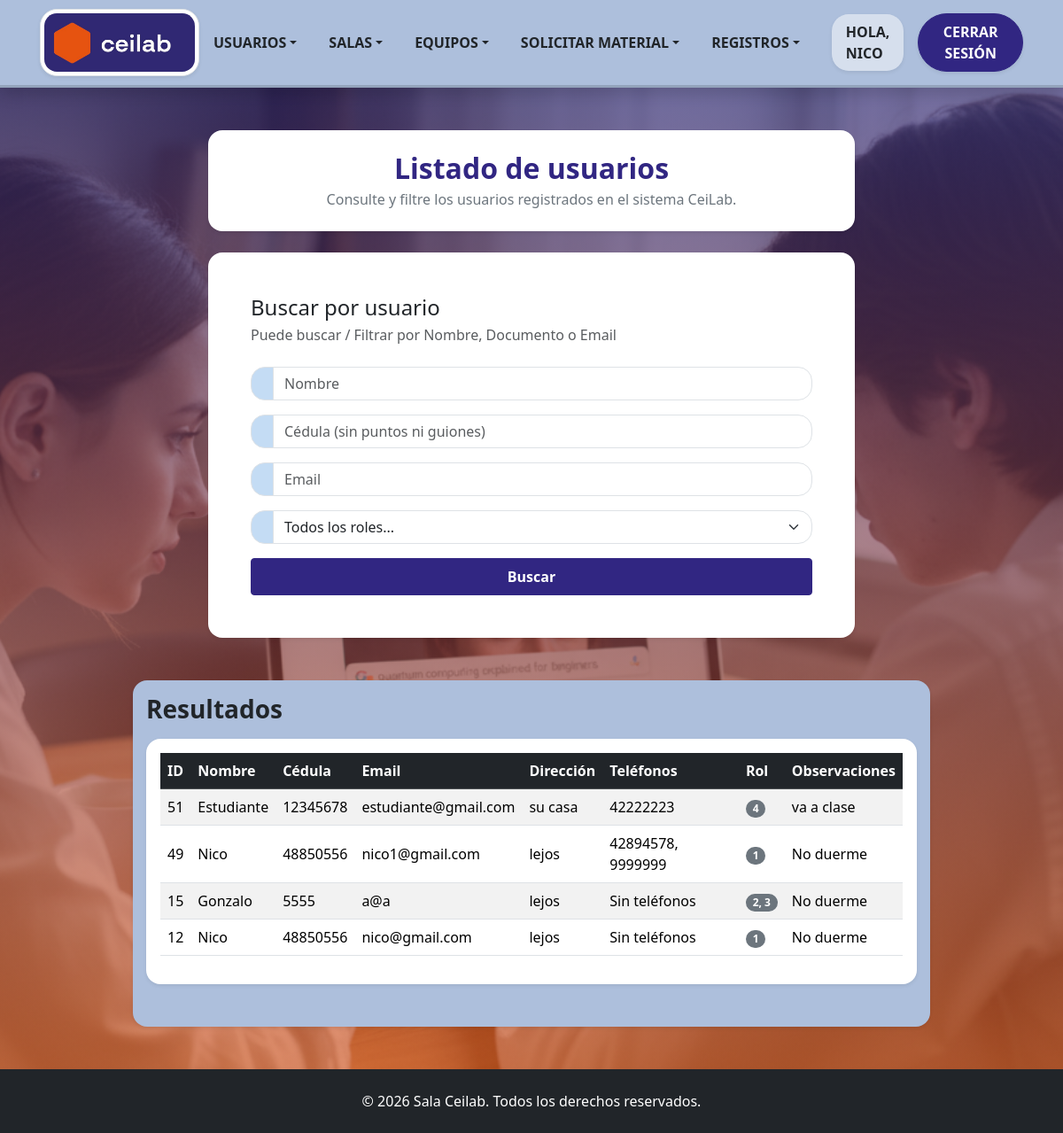
Before: /Formularios/listadoUsuario.php (signed in) with the older database file.
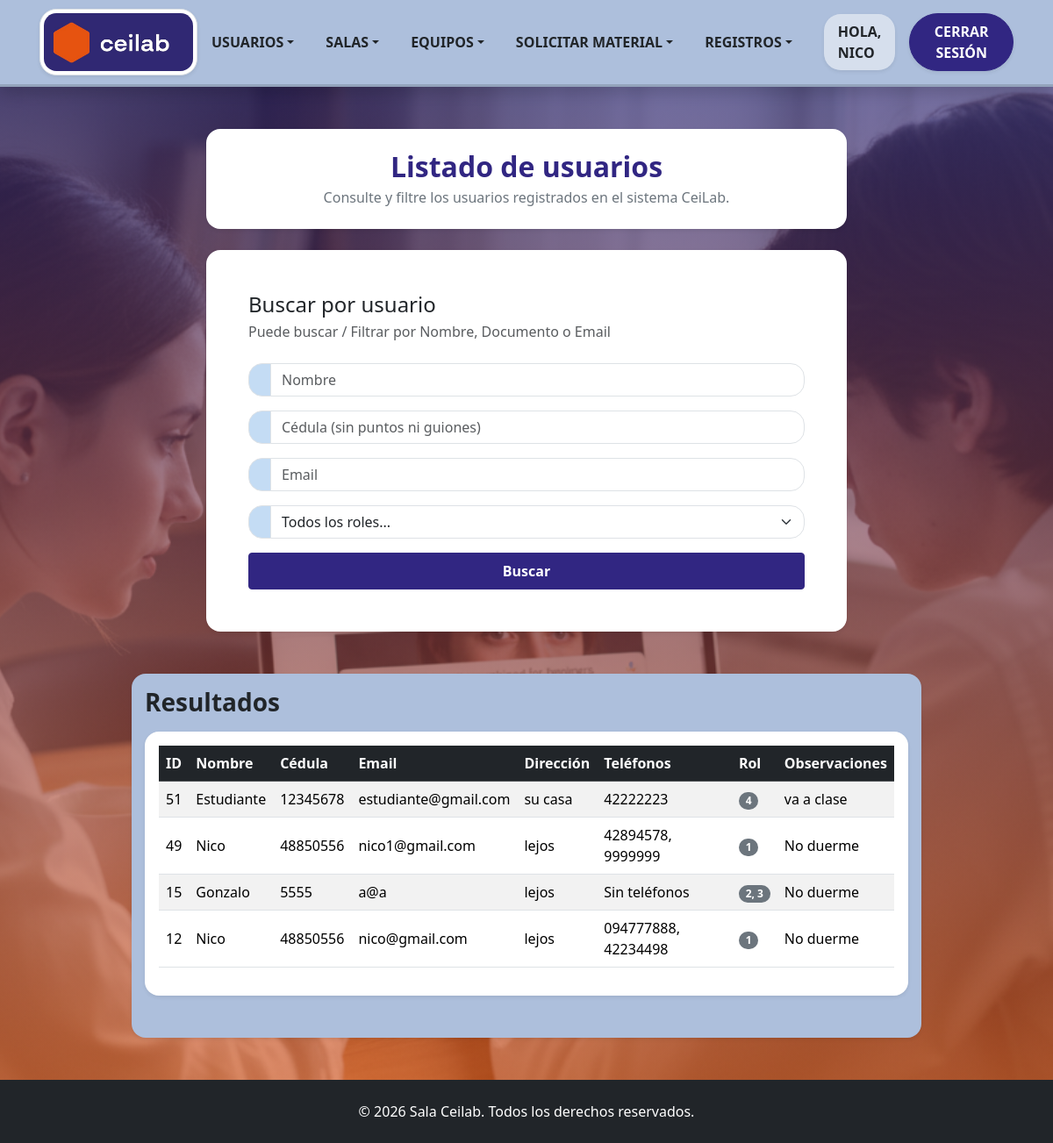
After: the same page with the newer database file.
### tables this page shows
CREATE TABLE `usuario` (
  `IDUsuario` int(10) NOT NULL,
  `Nombre` varchar(30) DEFAULT NULL,
  `Contraseña` varchar(61) DEFAULT NULL,
  `Email` varchar(30) DEFAULT NULL,
  `Direccion` varchar(50) NOT NULL,
  `Faltas` int(10) DEFAULT NULL,
  `Observaciones` varchar(50) NOT NULL,
  `Fecha_creacion` date DEFAULT NULL,
  `Crador_IDUsuario` int(11) DEFAULT NULL,
  `cedula` int(8) NOT NULL,
  `activo` tinyint(1) DEFAULT 1
);

### Clases/ClsUsuarios.php (called while the page is built, shortened)
<?php
   class ClsUsuarios {
    public function listarUsuarios($filtroNombre = '', $filtroCedula = '', $filtroEmail = '', $filtroRol = '') {
        $objConexion = new Conexion();
        $link = $objConexion->conectar();
        $sql = "SELECT u.IDUsuario, u.nombre, u.cedula, u.email, u.direccion, u.observaciones, MIN(r.ROL) AS ROL
                FROM usuario u
                LEFT JOIN rol r ON u.IDUsuario = r.IDUsuario
                WHERE u.activo = 1";
        $sql .= " GROUP BY u.IDUsuario, u.nombre, u.cedula, u.email, u.direccion, u.observaciones";
        $sql .= " ORDER BY u.IDUsuario DESC";
        return mysqli_query($link, $sql);
    }
    public function obtenerTelefonosPorUsuario($idUsuario) {
        $objConexion = new Conexion();
        $link = $objConexion->conectar();
        $idEscape = mysqli_real_escape_string($link, $idUsuario);
        $sql = "SELECT Telefono FROM Telefonos WHERE IDUsuario = '$idEscape'";
        $resultado = mysqli_query($link, $sql);
        $telefonos = [];
        if ($resultado) {
            while ($row = mysqli_fetch_assoc($resultado)) {
                $telefonos[] = $row['Telefono'];
            }
        }
        return $telefonos;
    }
    public function obtenerRolesPorUsuario($idUsuario) {
        $objConexion = new Conexion();
        $link = $objConexion->conectar();
        $idEscaped = mysqli_real_escape_string($link, $idUsuario);
        $sql = "SELECT ROL FROM rol WHERE IDUsuario = '$idEscaped'";
        $resultado = mysqli_query($link, $sql);
        $roles = [];
        if ($resultado) {
            while ($row = mysqli_fetch_assoc($resultado)) {
                $roles[] = $row['ROL'];
            }
        }
        return $roles;
    }
}
?>

### Formularios/listadoUsuario.php (the view, shortened to what this page needs)
<!DOCTYPE html>
<html lang="en">
    <head>
        <link href="../bootstrap_theme/bootstrap.css" rel="stylesheet" type="text/css">
        <link rel="stylesheet" href="../Estilos/blocks.css">
        <link href="../Estilos/style.css" rel="stylesheet">
    </head>
    <body class="d-flex flex-column min-vh-100 bg-light">
        <?php include '../navbar.php'; ?>
        <section class="hero-section flex-fill pb-5 pt-5">
            <div class="container pb-4">
                <div class="row justify-content-center">
                    <div class="col-md-9 col-xl-8">
                        <div class="bg-white p-4 shadow-sm rounded text-center">
                            <h3 class="fw-bold h2 mb-1 text-primary">Listado de usuarios</h3>
                            <p class="fw-light text-secondary mb-0">Consulte y filtre los usuarios registrados en el sistema CeiLab.</p>
                        </div>
                    </div>
                </div>
            </div>
            <div class="container pb-5">
                <div class="row">
                    <div class="col-md-9 col-xl-8 ms-auto me-auto">
                        <div class="bg-white p-4 p-lg-5 shadow-sm rounded">
                            <h2 class="mb-1 text-dark h4">Buscar por usuario</h2>
                            <p class="mb-4 text-muted">Puede buscar / Filtrar por Nombre, Documento o Email</p>
                            <form method="GET" action="">
                                <div class="mb-3">
                                    <div class="mb-3">
                                        <div class="input-group">
                                            <span class="bg-light input-group-text"><i class="bi bi-person"></i></span>
                                            <input type="text" class="form-control" name="nombre" placeholder="Nombre" value="<?php echo htmlspecialchars($_GET['nombre'] ?? ''); ?>">
                                        </div>
                                    </div>
                                    <div class="mb-3">
                                        <div class="input-group">
                                            <span class="bg-light input-group-text"><i class="bi bi-card-text"></i></span>
                                            <input type="number" class="form-control" name="cedula" placeholder="Cédula (sin puntos ni guiones)" value="<?php echo htmlspecialchars($_GET['cedula'] ?? ''); ?>">
                                        </div>
                                    </div>
                                    <div class="mb-3">
                                    <div class="input-group">
                                        <span class="bg-light input-group-text"><i class="bi bi-envelope"></i></span>
                                        <input type="email" class="form-control" name="email" placeholder="Email" value="<?php echo htmlspecialchars($_GET['email'] ?? ''); ?>">
                                    </div>
                                    </div>
                                    <div class="mb-3">
                                    <div class="input-group">
                                        <span class="bg-light input-group-text" id="addon-rol"></span>
                                        <select class="form-select" aria-label="Filtrar por Rol" aria-describedby="addon-rol" name="rol">
                                            <option value="" selected>Todos los roles...</option>
                                        </select>
                                    </div>
                                </div>
                                </div>
                                <button type="submit" class="btn d-block w-100 btn-primary fw-bold pb-2 ps-3 pe-3 pt-2">Buscar</button>
                            </form>
                        </div>
                    </div>
                </div>
            </div>
            <div class="container pb-5 pt-3 rounded shadow-sm col-md-10 col-xl-9" style="background-color: #adbfdc;">
                <div class="row">
                    <div>
                        <h3 class="mb-3 text-dark fw-bold">Resultados</h3>
                        <?php
                        require_once '../Clases/ClsUsuarios.php';
                        $objUsuario = new ClsUsuarios();
                        $nombre = $_GET['nombre'] ?? '';
                        $cedula = $_GET['cedula'] ?? '';
                        $email = $_GET['email'] ?? '';
                        $rol = $_GET['rol'] ?? '';
                        $resultado = $objUsuario->listarUsuarios($nombre, $cedula, $email, $rol);
                        if ($resultado && mysqli_num_rows($resultado) > 0) {
                        ?>
                            <div class="table-responsive bg-white p-3 shadow-sm rounded">
                                <table class="table table-striped table-hover align-middle">
                                    <thead class="table-dark">
                                        <tr>
                                            <th>ID</th>
                                            <th>Nombre</th>
                                            <th>Cédula</th>
                                            <th>Email</th>
                                            <th>Dirección</th>
                                            <th>Teléfonos</th>
                                            <th>Rol</th>
                                            <th>Observaciones</th>
                                        </tr>
                                    </thead>
                                    <tbody>
                                        <?php while ($row = mysqli_fetch_assoc($resultado)) {
                                            $telefonosArr = $objUsuario->obtenerTelefonosPorUsuario($row['IDUsuario']);
                                            $textoTelefonos = !empty($telefonosArr) ? implode(', ', $telefonosArr) : 'Sin teléfonos';
                                            $rolArr = $objUsuario->obtenerRolesPorUsuario($row['IDUsuario']);
                                            $textorol = !empty($rolArr) ? implode(', ', $rolArr) : 'Sin rol asignado';
                                            ?>
                                            <tr>
                                                <td><?php echo htmlspecialchars($row['IDUsuario']); ?></td>
                                                <td><?php echo htmlspecialchars($row['nombre']); ?></td>
                                                <td><?php echo htmlspecialchars($row['cedula']); ?></td>
                                                <td><?php echo htmlspecialchars($row['email']); ?></td>
                                                <td><?php echo htmlspecialchars($row['direccion']); ?></td>
                                                <td><?php echo htmlspecialchars($textoTelefonos); ?></td>
                                                <td>
                                                    <span class="badge bg-secondary">
                                                        <?php echo htmlspecialchars($textorol); ?>
                                                    </span>
                                                </td>
                                                <td><?php echo htmlspecialchars($row['observaciones']); ?></td>
                                            </tr>
                                        <?php } ?>
                                    </tbody>
                                </table>
                            </div>
                        <?php
                        } else {
                            echo "<div class='alert alert-info text-center bg-white mb-0'>No se encontraron usuarios registrados con esos criterios.</div>";
                        }
                        ?>
                    </div>
                </div>
            </div>
        </section>
        <?php include '../footer.php'; ?>
    </body>
</html>

### navbar.php (shortened to what this page needs)
<?php
$esAdministrador = isset($_SESSION['roles']) && in_array('1', $_SESSION['roles']);
$esDot = isset($_SESSION['roles']) && in_array('2', $_SESSION['roles']);
$esDocente = isset($_SESSION['roles']) && in_array('3', $_SESSION['roles']);
$esEstudiante = isset($_SESSION['roles']) && in_array('4', $_SESSION['roles']);
$estaLogueado = isset($_SESSION['IDUsuario']);
?>
<nav class="navbar navbar-expand-lg navbar-light py-lg-2 text-uppercase shadow" style="background-color: #adbfdc; border-bottom: 3px solid rgba(0, 0, 0, 0.15);">
    <div class="container">
        <picture>
            <source type="image/webp">
            <a href="/CeiLab2026/index.php" class="d-inline-block text-decoration-none p-0 m-0">
                <img src="/CeiLab2026/assets/img/Ceilab-logo.jpg" class="img-thumbnail shadow-sm rounded-3" style="max-width: 180px; height: auto;" alt="Logo CeiLab">
            </a>
        </picture>
        <div class="collapse navbar-collapse" id="navbarNavDropdown-3">
            <ul class="mb-2 mb-lg-0 ms-auto navbar-nav align-items-lg-center gap-1">
                <?php if ($esAdministrador): ?>
                    <li class="nav-item dropdown">
                    <a class="nav-link px-lg-3 py-lg-2 dropdown-toggle fw-bold text-dark rounded-3" href="#" id="navbarDropdownMenuLink" role="button" data-bs-toggle="dropdown" aria-expanded="false" >Usuarios</a>
                    </li>
                <?php endif; ?>
                <?php if ($esAdministrador || $esDot || $esDocente): ?>
                <li class="nav-item dropdown">
                    <a class="nav-link px-lg-3 py-lg-2 dropdown-toggle fw-bold text-dark rounded-3" href="#" id="navbarDropdownMenuLink" role="button" data-bs-toggle="dropdown" aria-expanded="false">Salas</a>
                </li>
                <?php endif; ?>
                <?php if ($esAdministrador || $esDot || $esDocente || $esEstudiante ): ?>
                <li class="nav-item dropdown">
                    <a class="nav-link px-lg-3 py-lg-2 dropdown-toggle fw-bold text-dark rounded-3" href="#" id="navbarDropdownMenuLink2" role="button" data-bs-toggle="dropdown" aria-expanded="false">Equipos</a>
                </li>
                <?php endif; ?>
                <li class="nav-item dropdown">
                    <a class="nav-link px-lg-3 py-lg-2 dropdown-toggle fw-bold text-dark rounded-3" href="#" id="navbarDropdownMenuLink2" role="button" data-bs-toggle="dropdown" aria-expanded="false">Solicitar material</a>
                </li>
                <li class="nav-item dropdown">
                    <a class="nav-link px-lg-3 py-lg-2 dropdown-toggle fw-bold text-dark rounded-3" href="#" id="navbarDropdownMenuLink3" role="button" data-bs-toggle="dropdown" aria-expanded="false">Registros</a>
                </li>
                <?php if ($estaLogueado): ?>
                    <li class="nav-item px-lg-2 py-lg-2">
                        <span class="nav-link fw-bold text-dark ms-2 rounded-3 bg-white bg-opacity-50 px-3 py-2 shadow-sm">Hola, <?php echo htmlspecialchars($_SESSION['nombre']); ?></span>
                    </li>
                </ul>
                    <div class="ms-lg-2">
                        <a class="btn btn-primary fw-bold shadow-sm rounded-pill px-4 py-2" href="/CeiLab2026/Clases/ClsLogin.php?action=logout">Cerrar Sesión</a>
                    </div>
                <?php endif; ?>
        </div>
    </div>
</nav>

### footer.php
<footer class="bg-dark text-white py-4 mt-auto">
<div class="container text-center">
<p class="mb-0">&copy; <?php echo date('Y'); ?> Sala Ceilab. Todos los derechos reservados.</p>
</div>
</footer>

### Estilos/style.css (style rules this page uses)
.navbar-nav .nav-link { transition: all 0.2s ease-in-out; }
.navbar .img-thumbnail { transition: all 0.2s ease-in-out; }
.hero-section { background-image: linear-gradient(rgba(48, 40, 115, 0.67), rgba(230, 83, 16, 0.57)), url('../assets/img/ceilab.png'); background-size: cover; background-position: center; background-repeat: no-repeat; }

Changed rows visible on the page:
changed usuario "nico@gmail.com": textoTelefonos "Sin teléfonos" → "094777888, 42234498"
